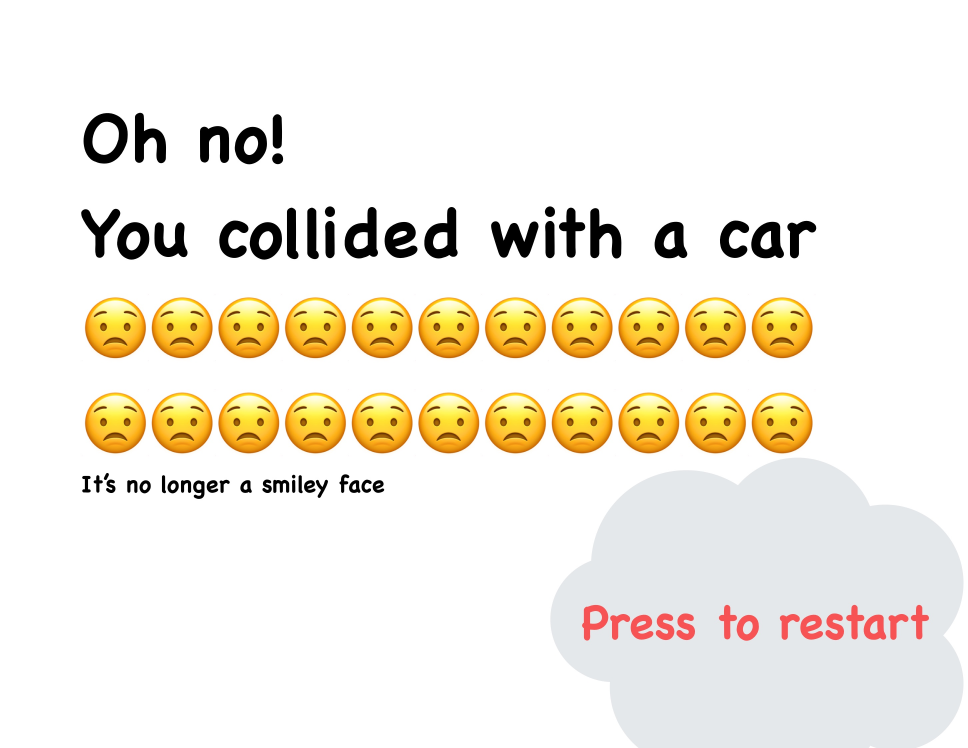
%> input picture collide_screen.jpg, 2904 x 2244 px, given in place of newbkg_v3.png, which was not available (shown at 1/3 size)
$ octave FinalProjMac.m   (GNU Octave 9; MATLAB toolbox functions it lacks are replaced by stand-ins)
%> lines starting %> are read from the running program, lines starting %| are printed output that depends on the picture; in (x1, y1, x2, y2) boxes, pixels count from 0 and x2, y2 are one past the last pixel; in counts of white or black regions, pixels touching at a corner belong together; the program's own positions count from 1; pictures that were not available may be replaced by others from this repository, and a replacement may not be noted
### figure_setup_bike.m

%% function to setup figure window
function [j,ball_image,alpha_channel, damage_img]=figure_setup_bike()

% adjust figure to desired size&position, then use f.Position to get #s
j=figure('position',[0 50 3840 2160]); %%width then height form bottom left. Size in pixels
hold on % prevent axes from flipping y-axis when plotting image

%axis set up
% axis are equal in size
% to use up full figure window resize and reposition axes of plot
% to its normalized limits (0 to 1)
axis('equal') % set aspect ratio so equal tick mark increments on each
axis('manual') % freeze all axis limits for subsequent plots so they
% do not automatically adjust on the fly

ax=gca; % get current axes handle
ax.Position=[0 0 1 1]; % normalized position of axes [left bottom width height]
set(gcf,'Toolbar','none','Menu','none'); % remove toolbar and menu
set(gca,'visible','off'); % remove axis labels
set(gcf,'color','w'); % make figure background white
set(gca, 'Position', [0 0 1 1])

ylim([0 2160]) % set y axis limits
xlim([-100 3840]) %set x axis limits

%% background picture load in
bg=imread('newbkg_v3.png');
bg=flipud(bg); %flip so right side up. Because background image, dont need alpha.

%bk1= image(bg); %bk is now handle to modify later if needed (stores memory
%abt this background picture).

%Want to set the x and y lim of picture to
%match figure window.
image(bg, ...
    'Xdata', [-90 4000],...
    'YData', [0 2160]);


hold on %so figures can lay overtop
impixelinfo

%% static obstacle oil
%obstacle 3 call; oil puddle
scale_oil= 1.05;
[oil_big,~, oil_alphabig]= imread('oil_puddle_v2.png');
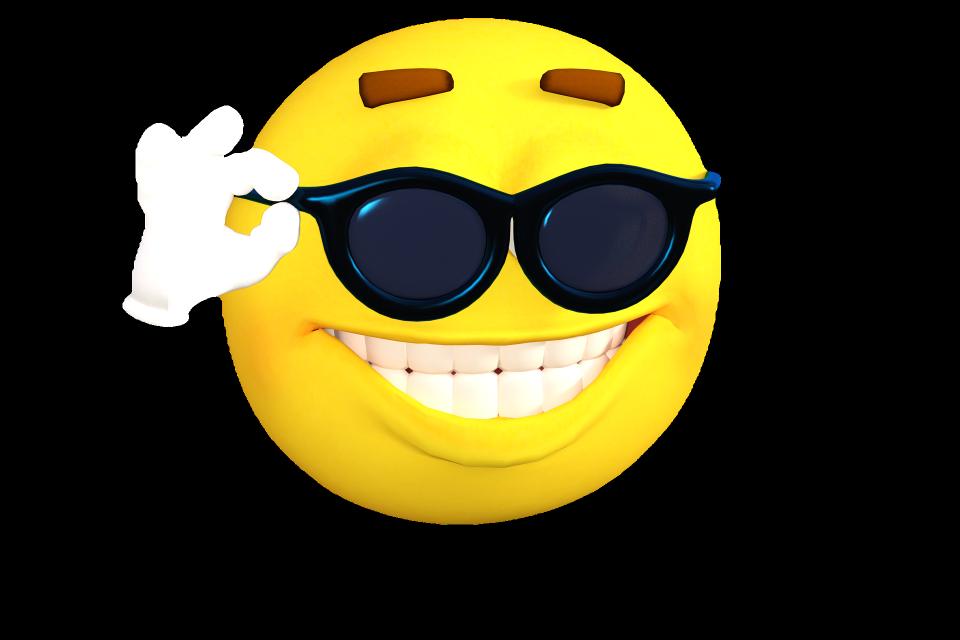
%> input picture ball_image.png, 1920 x 1280 px, given in place of oil_puddle_v2.png, which was not available (shown at 1/2 size)
%> oil_big is the input picture: size 1280x1920x3 uint8; mean R, G, B 70.9, 64.8, 26.5
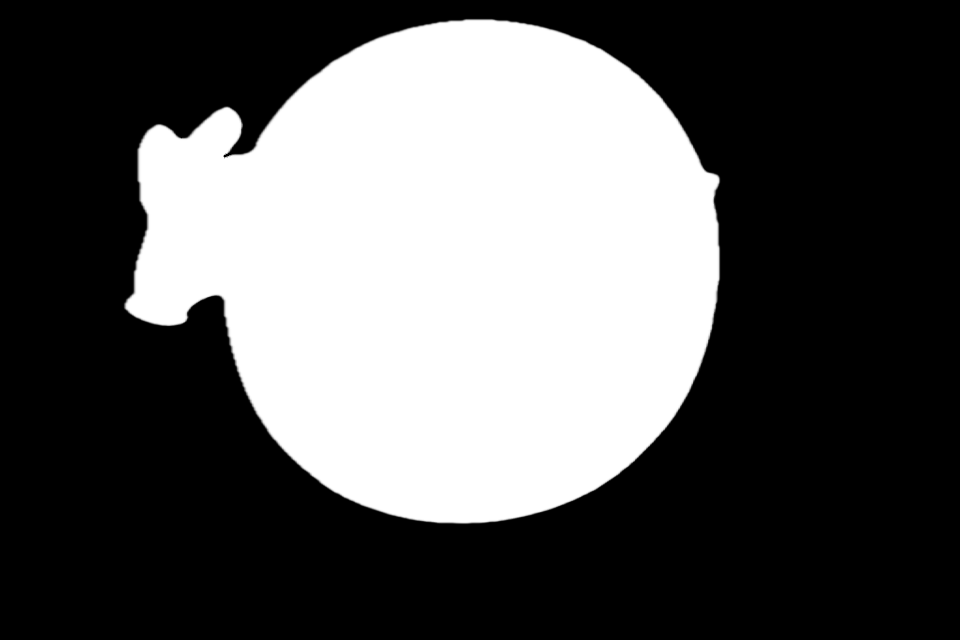
%> oil_alphabig: size 1280x1920 uint8 (shown at 1/2 size); min 0, max 255, mean 90.2
oil_big=flipud(oil_big);
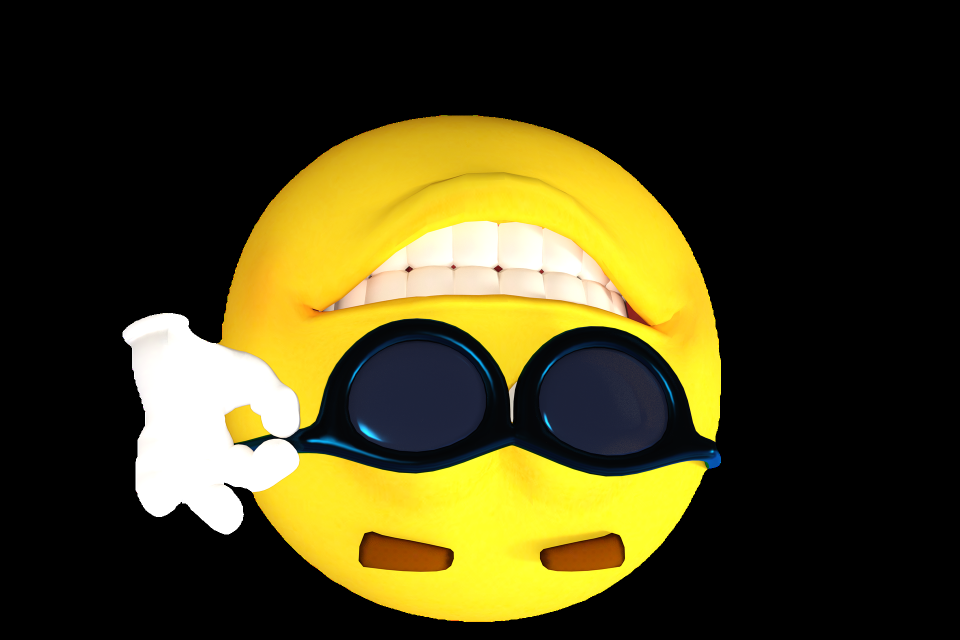
%> oil_big: size 1280x1920x3 uint8 (shown at 1/2 size); mean R, G, B 70.9, 64.8, 26.5; mean of the top-left, top-right, bottom-left and bottom-right quarters 45.4, 42.3, 83.6, 44.9
oil_alphabig=flipud(oil_alphabig);
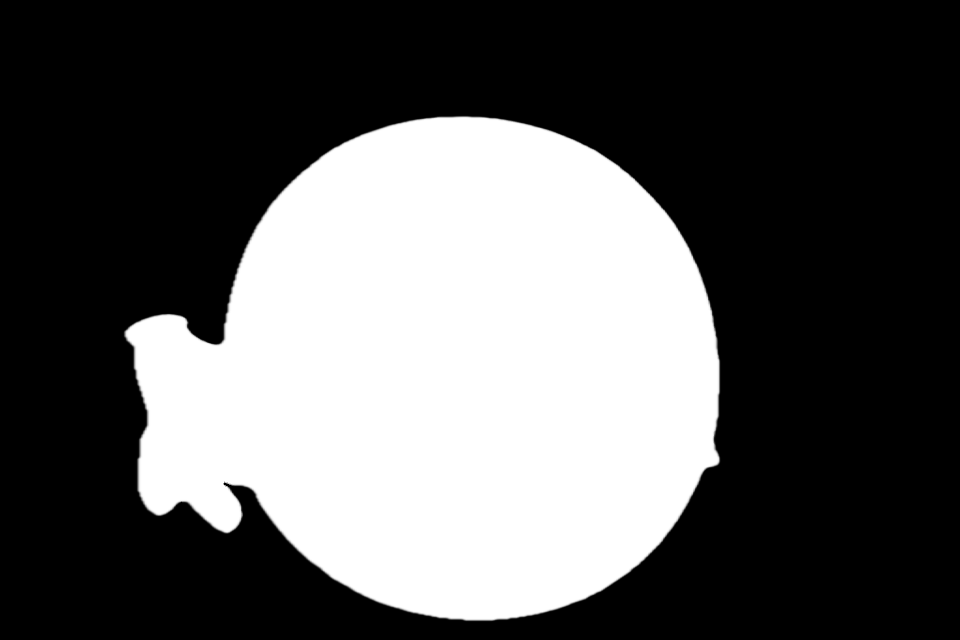
%> oil_alphabig: size 1280x1920 uint8 (shown at 1/2 size); min 0, max 255, mean 90.2; mean of the top-left, top-right, bottom-left and bottom-right quarters 68.1, 58.2, 134.6, 100
oil= imresize(oil_big, scale_oil);
oil_alpha=imresize(oil_alphabig, scale_oil);
[b,a,~]= size(oil);
%> b = 1344; a = 2016
hoil=image(oil); %render oil image

set(hoil,...
    'Xdata', [2000-a/2, 2000+a/2], ...
    'Ydata', [1955-b/2, 1955+b/2], ...
    'AlphaData', oil_alpha);
%> figure, not shown here; shown at 1/3 size

maskoil= oil_alpha> 0; %creating bool mask for oil
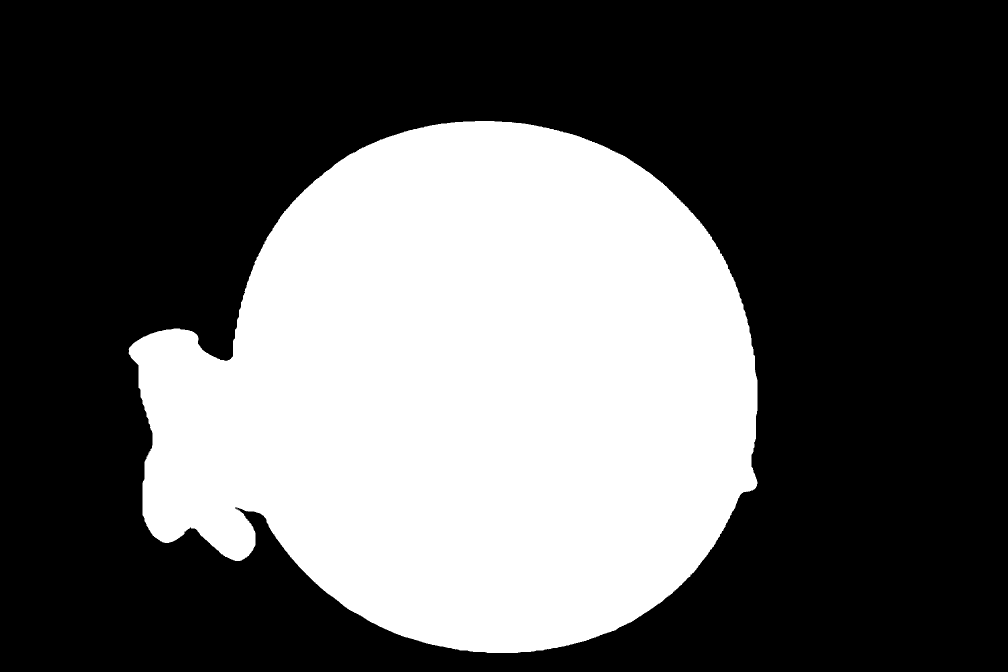
%> maskoil: size 1344x2016 logical (shown at 1/2 size); 35.9% white; 1 white region, box (x1, y1, x2, y2) and area: (257, 242, 1515, 1306) 973797


scale_pothole= 0.6;

%> the run ends on the next line
[pothole_big,~, pothole_alpha_big] = imread('pot_hole.png');
pothole_big=flipud(pothole_big);
pothole_alpha_big= flipud(pothole_alpha_big);

pothole= imresize(pothole_big, scale_pothole);
pothole_alpha= imresize(pothole_alpha_big, scale_pothole);
[b1,a1,~]= size(pothole);
hpothole = image(pothole); %render image


set(hpothole, ...
    'Xdata', [3600-a1/2, 3600+a1/2], ...
    'Ydata', [400-b1/2, 400+b1/2], ...
    'AlphaData', pothole_alpha);


%% Insert character player here **

% read image of black ball to track
% for fast performance, make image using as few pixels as possible
[ball_image,~,alpha_channel]=imread('circle_black_transparent.png');
ball_image=flipud(ball_image); % need to flip image so it is oriented correctly
% images are stored so that they face upwards when
% y axes are reversed (positive downwards),
% but our y axis is normal (postive upwards)
% so we need to flip the image so it faces upward
alpha_channel=flipud(alpha_channel);


[damage_img,~, alpha_damaged]= imread(); %sad face or something
damaged_img=flipud(damaged_img);
alpha_damaged=flupud(alpha_damaged);
end

### FinalProjMac.m
close all
clear all
clc


[j, ball_image, alpha, mask1] = figure_setup_bike(); %where the background is read in
